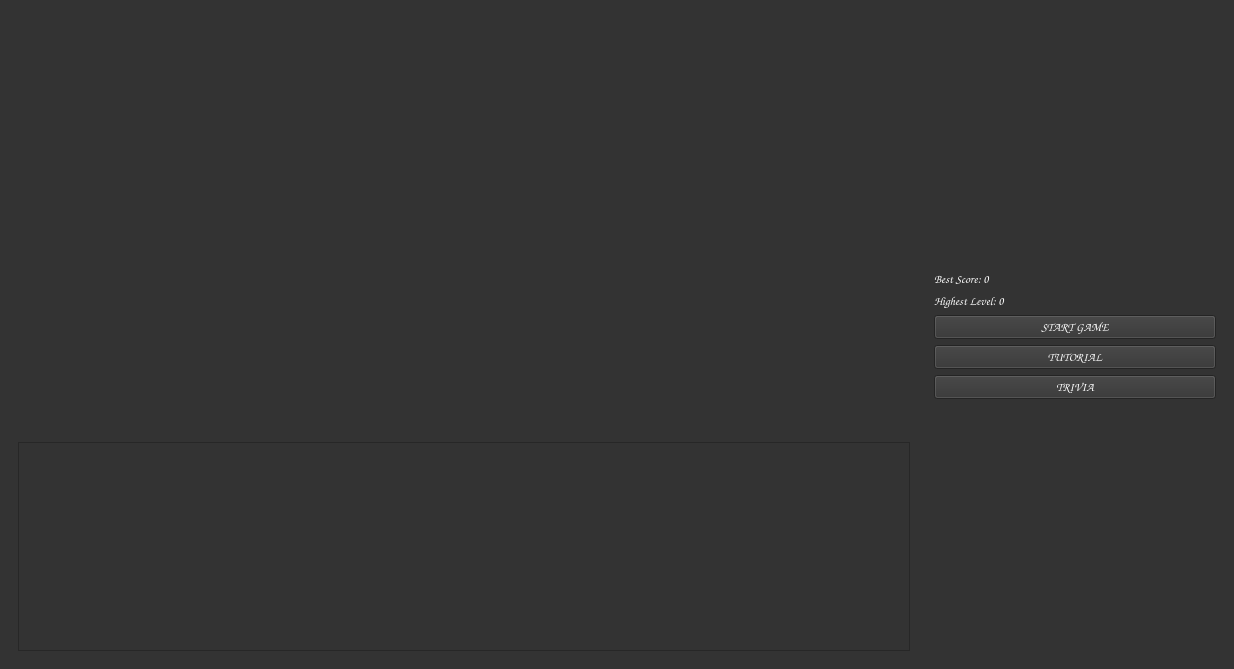
<?xml version="1.0" encoding="UTF-8"?>
<ui version="4.0">
 <class>Form</class>
 <widget class="QWidget" name="Form">
  <property name="geometry">
   <rect>
    <x>0</x>
    <y>0</y>
    <width>1234</width>
    <height>669</height>
   </rect>
  </property>
  <property name="windowTitle">
   <string>Form</string>
  </property>
  <property name="styleSheet">
   <string notr="true">background-color:#333333;
color:white;</string>
  </property>
  <layout class="QVBoxLayout" name="verticalLayout_4" stretch="0">
   <property name="leftMargin">
    <number>0</number>
   </property>
   <property name="topMargin">
    <number>0</number>
   </property>
   <property name="rightMargin">
    <number>0</number>
   </property>
   <property name="bottomMargin">
    <number>0</number>
   </property>
   <item>
    <widget class="QStackedWidget" name="debugging_stack_widget">
     <widget class="QWidget" name="home_page">
      <layout class="QHBoxLayout" name="horizontalLayout">
       <item>
        <widget class="QWidget" name="verticalWidget_2" native="true">
         <layout class="QVBoxLayout" name="verticalLayout_3" stretch="2,1">
          <item>
           <widget class="QLabel" name="debugging_display_label">
            <property name="text">
             <string/>
            </property>
            <property name="pixmap">
             <pixmap>../images/DebuggingTitleScreenPicture.gif</pixmap>
            </property>
            <property name="scaledContents">
             <bool>true</bool>
            </property>
            <property name="wordWrap">
             <bool>false</bool>
            </property>
           </widget>
          </item>
          <item>
           <widget class="QTextBrowser" name="textBrowser">
            <property name="font">
             <font>
              <family>Comic Sans MS</family>
             </font>
            </property>
           </widget>
          </item>
         </layout>
        </widget>
       </item>
       <item>
        <widget class="QWidget" name="verticalWidget" native="true">
         <property name="minimumSize">
          <size>
           <width>300</width>
           <height>0</height>
          </size>
         </property>
         <layout class="QVBoxLayout" name="verticalLayout">
          <item>
           <spacer name="verticalSpacer">
            <property name="orientation">
             <enum>Qt::Vertical</enum>
            </property>
            <property name="sizeHint" stdset="0">
             <size>
              <width>20</width>
              <height>40</height>
             </size>
            </property>
           </spacer>
          </item>
          <item>
           <widget class="QLabel" name="label_3">
            <property name="font">
             <font>
              <family>Comic Sans MS</family>
             </font>
            </property>
            <property name="text">
             <string>Best Score: 0</string>
            </property>
           </widget>
          </item>
          <item>
           <widget class="QLabel" name="label_2">
            <property name="font">
             <font>
              <family>Comic Sans MS</family>
             </font>
            </property>
            <property name="text">
             <string>Highest Level: 0</string>
            </property>
           </widget>
          </item>
          <item>
           <widget class="QPushButton" name="start_game_btn">
            <property name="font">
             <font>
              <family>Comic Sans MS</family>
             </font>
            </property>
            <property name="text">
             <string>START GAME</string>
            </property>
           </widget>
          </item>
          <item>
           <widget class="QPushButton" name="tutorial_btn">
            <property name="font">
             <font>
              <family>Comic Sans MS</family>
             </font>
            </property>
            <property name="text">
             <string>TUTORIAL</string>
            </property>
           </widget>
          </item>
          <item>
           <widget class="QPushButton" name="trivia_btn">
            <property name="font">
             <font>
              <family>Comic Sans MS</family>
             </font>
            </property>
            <property name="text">
             <string>TRIVIA</string>
            </property>
           </widget>
          </item>
          <item>
           <spacer name="verticalSpacer_2">
            <property name="orientation">
             <enum>Qt::Vertical</enum>
            </property>
            <property name="sizeHint" stdset="0">
             <size>
              <width>20</width>
              <height>40</height>
             </size>
            </property>
           </spacer>
          </item>
         </layout>
        </widget>
       </item>
      </layout>
     </widget>
     <widget class="QWidget" name="tutorial_page">
      <layout class="QVBoxLayout" name="verticalLayout_2">
       <item>
        <layout class="QHBoxLayout" name="horizontalLayout_3">
         <property name="leftMargin">
          <number>10</number>
         </property>
         <property name="topMargin">
          <number>10</number>
         </property>
         <property name="rightMargin">
          <number>10</number>
         </property>
         <property name="bottomMargin">
          <number>10</number>
         </property>
         <item>
          <widget class="QPushButton" name="back_home_btn_1">
           <property name="text">
            <string>BACK</string>
           </property>
          </widget>
         </item>
         <item>
          <spacer name="horizontalSpacer">
           <property name="orientation">
            <enum>Qt::Horizontal</enum>
           </property>
           <property name="sizeHint" stdset="0">
            <size>
             <width>40</width>
             <height>20</height>
            </size>
           </property>
          </spacer>
         </item>
        </layout>
       </item>
       <item>
        <widget class="QLabel" name="label_4">
         <property name="text">
          <string/>
         </property>
         <property name="pixmap">
          <pixmap>../images/DebuggingTutorial.png</pixmap>
         </property>
         <property name="scaledContents">
          <bool>true</bool>
         </property>
        </widget>
       </item>
      </layout>
     </widget>
     <widget class="QWidget" name="more_trivia_page">
      <layout class="QVBoxLayout" name="verticalLayout_5">
       <item>
        <layout class="QHBoxLayout" name="horizontalLayout_4">
         <property name="leftMargin">
          <number>10</number>
         </property>
         <property name="topMargin">
          <number>10</number>
         </property>
         <property name="rightMargin">
          <number>10</number>
         </property>
         <property name="bottomMargin">
          <number>10</number>
         </property>
         <item>
          <widget class="QPushButton" name="back_home_btn_2">
           <property name="text">
            <string>BACK</string>
           </property>
          </widget>
         </item>
         <item>
          <spacer name="horizontalSpacer_2">
           <property name="orientation">
            <enum>Qt::Horizontal</enum>
           </property>
           <property name="sizeHint" stdset="0">
            <size>
             <width>40</width>
             <height>20</height>
            </size>
           </property>
          </spacer>
         </item>
        </layout>
       </item>
       <item>
        <widget class="QTextBrowser" name="textBrowser_2"/>
       </item>
      </layout>
     </widget>
    </widget>
   </item>
  </layout>
 </widget>
 <resources/>
 <connections/>
</ui>
